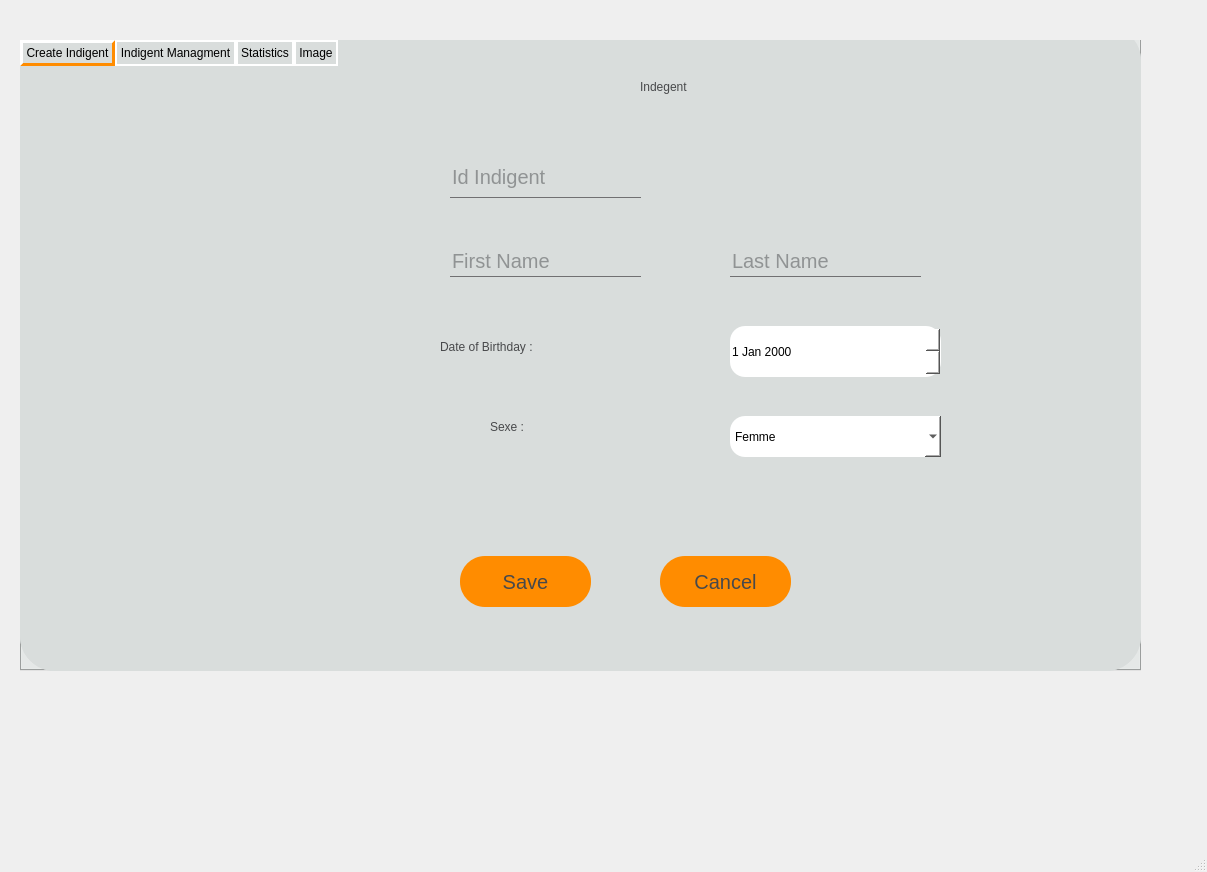
<?xml version="1.0" encoding="UTF-8"?>
<ui version="4.0">
 <class>IndigentsWindow</class>
 <widget class="QMainWindow" name="IndigentsWindow">
  <property name="geometry">
   <rect>
    <x>0</x>
    <y>0</y>
    <width>1207</width>
    <height>872</height>
   </rect>
  </property>
  <property name="windowTitle">
   <string>MainWindow</string>
  </property>
  <property name="styleSheet">
   <string notr="true">QToolButton
{
 background :  ; 
 border-radius : 60px ; 
}
QLabel
{
 color : #48494B  ; 
}
QLineEdit
{
 background:transparent ; 
border : none ;
color:#48494B ;
font-size : 20px ; 
border-bottom:0.5px solid #717072 ; 
}
QTabWidget::pane {
  top:-40px; 
} 
QTabBar::tab {
background-color: rgb(217, 221, 220);
border-radius : 15px;
border: 2px solid lightgray; 
border-color: rgb(255, 255, 255);
padding: 3px;
} 

QTabBar::tab:selected { 
background-color: rgb(217, 221, 220);
border: 3px solid lightgray; 
border-color: rgb(255, 255, 255);
border-bottom-color: rgb(255, 140, 0);
border-right-color: rgb(255, 140, 0);
margin-bottom: 0px; 

}

</string>
  </property>
  <widget class="QWidget" name="centralwidget">
   <widget class="QTabWidget" name="tabWidget">
    <property name="geometry">
     <rect>
      <x>20</x>
      <y>40</y>
      <width>1121</width>
      <height>631</height>
     </rect>
    </property>
    <property name="styleSheet">
     <string notr="true">font: 63 11pt &quot;Montserrat SemiBold&quot;;
background-color: rgb(217, 221, 220);
border-radius : 35px ; </string>
    </property>
    <property name="currentIndex">
     <number>0</number>
    </property>
    <widget class="QWidget" name="tab_CreateIndigents">
     <attribute name="title">
      <string>Create Indigent</string>
     </attribute>
     <widget class="QLabel" name="label">
      <property name="geometry">
       <rect>
        <x>620</x>
        <y>20</y>
        <width>351</width>
        <height>81</height>
       </rect>
      </property>
      <property name="styleSheet">
       <string notr="true">font: 63 36pt &quot;Montserrat SemiBold&quot;;</string>
      </property>
      <property name="text">
       <string>Indegent</string>
      </property>
     </widget>
     <widget class="QLabel" name="label_2">
      <property name="geometry">
       <rect>
        <x>50</x>
        <y>150</y>
        <width>261</width>
        <height>251</height>
       </rect>
      </property>
      <property name="text">
       <string/>
      </property>
      <property name="pixmap">
       <pixmap>../Icons/ApplicationHomeShare.png</pixmap>
      </property>
      <property name="scaledContents">
       <bool>true</bool>
      </property>
     </widget>
     <widget class="QLineEdit" name="nom">
      <property name="geometry">
       <rect>
        <x>430</x>
        <y>220</y>
        <width>191</width>
        <height>31</height>
       </rect>
      </property>
      <property name="styleSheet">
       <string notr="true">font: 63 14pt &quot;Montserrat SemiBold&quot;;</string>
      </property>
      <property name="placeholderText">
       <string>First Name</string>
      </property>
     </widget>
     <widget class="QLineEdit" name="prenom">
      <property name="geometry">
       <rect>
        <x>710</x>
        <y>220</y>
        <width>191</width>
        <height>31</height>
       </rect>
      </property>
      <property name="styleSheet">
       <string notr="true">font: 63 14pt &quot;Montserrat SemiBold&quot;;</string>
      </property>
      <property name="placeholderText">
       <string>Last Name</string>
      </property>
     </widget>
     <widget class="QLabel" name="dob_2">
      <property name="geometry">
       <rect>
        <x>420</x>
        <y>290</y>
        <width>211</width>
        <height>61</height>
       </rect>
      </property>
      <property name="styleSheet">
       <string notr="true">font: 63 14pt &quot;Montserrat SemiBold&quot;;</string>
      </property>
      <property name="text">
       <string>Date of Birthday : </string>
      </property>
     </widget>
     <widget class="QDateEdit" name="dob">
      <property name="geometry">
       <rect>
        <x>710</x>
        <y>300</y>
        <width>211</width>
        <height>51</height>
       </rect>
      </property>
      <property name="styleSheet">
       <string notr="true">font: 63 12pt &quot;Montserrat SemiBold&quot;;
background-color: rgb(255, 255, 255);
border-radius : 15px ;</string>
      </property>
     </widget>
     <widget class="QLabel" name="label_4">
      <property name="geometry">
       <rect>
        <x>470</x>
        <y>370</y>
        <width>101</width>
        <height>61</height>
       </rect>
      </property>
      <property name="styleSheet">
       <string notr="true">font: 63 14pt &quot;Montserrat SemiBold&quot;;</string>
      </property>
      <property name="text">
       <string>Sexe : </string>
      </property>
     </widget>
     <widget class="QPushButton" name="ajouter">
      <property name="geometry">
       <rect>
        <x>440</x>
        <y>530</y>
        <width>131</width>
        <height>51</height>
       </rect>
      </property>
      <property name="styleSheet">
       <string notr="true">QPushButton{
 background : #FF8C00 ; 
 border-radius : 25px ; 
font-size : 20px ;
color : #48494B ;  
}
QPushButton:hover
{
 background : #48494B; 
 border-radius : 25px ; 
color : white ;  
}</string>
      </property>
      <property name="text">
       <string>Save</string>
      </property>
     </widget>
     <widget class="QPushButton" name="pushButton_2">
      <property name="geometry">
       <rect>
        <x>640</x>
        <y>530</y>
        <width>131</width>
        <height>51</height>
       </rect>
      </property>
      <property name="styleSheet">
       <string notr="true">QPushButton{
 background : #FF8C00 ; 
 border-radius : 25px ; 
font-size : 20px ;
color : #48494B ;  
}
QPushButton:hover
{
 background : #48494B; 
 border-radius : 25px ; 
color : white ;  
}</string>
      </property>
      <property name="text">
       <string>Cancel</string>
      </property>
     </widget>
     <widget class="QComboBox" name="sexe">
      <property name="geometry">
       <rect>
        <x>710</x>
        <y>390</y>
        <width>211</width>
        <height>41</height>
       </rect>
      </property>
      <property name="styleSheet">
       <string notr="true">font: 63 12pt &quot;Montserrat SemiBold&quot;;
background-color: rgb(255, 255, 255);
border-radius : 15px ;</string>
      </property>
      <item>
       <property name="text">
        <string>Femme</string>
       </property>
      </item>
      <item>
       <property name="text">
        <string>Homme</string>
       </property>
      </item>
     </widget>
     <widget class="QLineEdit" name="lineId">
      <property name="geometry">
       <rect>
        <x>430</x>
        <y>131</y>
        <width>191</width>
        <height>41</height>
       </rect>
      </property>
      <property name="styleSheet">
       <string notr="true">font: 63 14pt &quot;Montserrat SemiBold&quot;;</string>
      </property>
      <property name="placeholderText">
       <string>Id Indigent</string>
      </property>
     </widget>
    </widget>
    <widget class="QWidget" name="tab_IndigentManagment">
     <attribute name="title">
      <string>Indigent Managment</string>
     </attribute>
     <widget class="QLabel" name="label_5">
      <property name="geometry">
       <rect>
        <x>340</x>
        <y>40</y>
        <width>441</width>
        <height>81</height>
       </rect>
      </property>
      <property name="styleSheet">
       <string notr="true">font: 63 36pt &quot;Montserrat SemiBold&quot;;</string>
      </property>
      <property name="text">
       <string>List Indegents</string>
      </property>
     </widget>
     <widget class="QLineEdit" name="chercher_nom">
      <property name="geometry">
       <rect>
        <x>900</x>
        <y>190</y>
        <width>191</width>
        <height>20</height>
       </rect>
      </property>
      <property name="styleSheet">
       <string notr="true">font: 63 14pt &quot;Montserrat SemiBold&quot;;</string>
      </property>
      <property name="placeholderText">
       <string>Search</string>
      </property>
     </widget>
     <widget class="QLabel" name="label_6">
      <property name="geometry">
       <rect>
        <x>860</x>
        <y>190</y>
        <width>21</width>
        <height>21</height>
       </rect>
      </property>
      <property name="text">
       <string/>
      </property>
      <property name="pixmap">
       <pixmap>../Icons/search.png</pixmap>
      </property>
      <property name="scaledContents">
       <bool>true</bool>
      </property>
     </widget>
     <widget class="QPushButton" name="supprimer">
      <property name="geometry">
       <rect>
        <x>580</x>
        <y>520</y>
        <width>131</width>
        <height>51</height>
       </rect>
      </property>
      <property name="styleSheet">
       <string notr="true">QPushButton{
 background : #FF8C00 ; 
 border-radius : 25px ; 
font-size : 20px ;
color : #48494B ;  
}
QPushButton:hover
{
 background : #48494B; 
 border-radius : 25px ; 
color : white ;  
}</string>
      </property>
      <property name="text">
       <string>Supprimer</string>
      </property>
     </widget>
     <widget class="QPushButton" name="modifier">
      <property name="geometry">
       <rect>
        <x>190</x>
        <y>490</y>
        <width>131</width>
        <height>51</height>
       </rect>
      </property>
      <property name="styleSheet">
       <string notr="true">QPushButton{
 background : #FF8C00 ; 
 border-radius : 25px ; 
font-size : 20px ;
color : #48494B ;  
}
QPushButton:hover
{
 background : #48494B; 
 border-radius : 25px ; 
color : white ;  
}</string>
      </property>
      <property name="text">
       <string>Update</string>
      </property>
     </widget>
     <widget class="QTableView" name="tableView">
      <property name="geometry">
       <rect>
        <x>560</x>
        <y>221</y>
        <width>481</width>
        <height>231</height>
       </rect>
      </property>
     </widget>
     <widget class="QLineEdit" name="id">
      <property name="geometry">
       <rect>
        <x>580</x>
        <y>470</y>
        <width>191</width>
        <height>41</height>
       </rect>
      </property>
      <property name="styleSheet">
       <string notr="true">font: 63 14pt &quot;Montserrat SemiBold&quot;;</string>
      </property>
      <property name="placeholderText">
       <string>ID of Indigent</string>
      </property>
     </widget>
     <widget class="QLabel" name="label_7">
      <property name="geometry">
       <rect>
        <x>40</x>
        <y>350</y>
        <width>101</width>
        <height>61</height>
       </rect>
      </property>
      <property name="styleSheet">
       <string notr="true">font: 63 14pt &quot;Montserrat SemiBold&quot;;</string>
      </property>
      <property name="text">
       <string>Sexe : </string>
      </property>
     </widget>
     <widget class="QLineEdit" name="prenom_modif">
      <property name="geometry">
       <rect>
        <x>270</x>
        <y>170</y>
        <width>191</width>
        <height>31</height>
       </rect>
      </property>
      <property name="styleSheet">
       <string notr="true">font: 63 14pt &quot;Montserrat SemiBold&quot;;</string>
      </property>
      <property name="placeholderText">
       <string>Last Name</string>
      </property>
     </widget>
     <widget class="QComboBox" name="sexe_modif">
      <property name="geometry">
       <rect>
        <x>170</x>
        <y>360</y>
        <width>211</width>
        <height>41</height>
       </rect>
      </property>
      <property name="styleSheet">
       <string notr="true">font: 63 12pt &quot;Montserrat SemiBold&quot;;
background-color: rgb(255, 255, 255);
border-radius : 15px ;</string>
      </property>
      <item>
       <property name="text">
        <string>Femme</string>
       </property>
      </item>
      <item>
       <property name="text">
        <string>Homme</string>
       </property>
      </item>
     </widget>
     <widget class="QLabel" name="dob_3">
      <property name="geometry">
       <rect>
        <x>30</x>
        <y>250</y>
        <width>211</width>
        <height>61</height>
       </rect>
      </property>
      <property name="styleSheet">
       <string notr="true">font: 63 14pt &quot;Montserrat SemiBold&quot;;</string>
      </property>
      <property name="text">
       <string>Date of Birthday : </string>
      </property>
     </widget>
     <widget class="QLineEdit" name="nom_modif">
      <property name="geometry">
       <rect>
        <x>40</x>
        <y>170</y>
        <width>191</width>
        <height>31</height>
       </rect>
      </property>
      <property name="styleSheet">
       <string notr="true">font: 63 14pt &quot;Montserrat SemiBold&quot;;</string>
      </property>
      <property name="placeholderText">
       <string>First Name</string>
      </property>
     </widget>
     <widget class="QDateEdit" name="dob_modif">
      <property name="geometry">
       <rect>
        <x>270</x>
        <y>260</y>
        <width>211</width>
        <height>51</height>
       </rect>
      </property>
      <property name="styleSheet">
       <string notr="true">font: 63 12pt &quot;Montserrat SemiBold&quot;;
background-color: rgb(255, 255, 255);
border-radius : 15px ;</string>
      </property>
     </widget>
     <widget class="QWidget" name="layoutWidget_4">
      <property name="geometry">
       <rect>
        <x>580</x>
        <y>180</y>
        <width>251</width>
        <height>31</height>
       </rect>
      </property>
      <layout class="QHBoxLayout" name="horizontalLayout_2">
       <item>
        <widget class="QPushButton" name="tri_2">
         <property name="styleSheet">
          <string notr="true">QPushButton{
 background : #FF8C00 ; 
 border-radius : 25px ; 
font-size : 20px ;
color : #48494B ;  
}
QPushButton:hover
{
 background : #48494B; 
 border-radius : 25px ; 
color : white ;  
}</string>
         </property>
         <property name="text">
          <string>Tri Sexe</string>
         </property>
        </widget>
       </item>
       <item>
        <widget class="QPushButton" name="tri_3">
         <property name="styleSheet">
          <string notr="true">QPushButton{
 background : #FF8C00 ; 
 border-radius : 25px ; 
font-size : 20px ;
color : #48494B ;  
}
QPushButton:hover
{
 background : #48494B; 
 border-radius : 25px ; 
color : white ;  
}</string>
         </property>
         <property name="text">
          <string>Tri Date</string>
         </property>
        </widget>
       </item>
      </layout>
     </widget>
     <widget class="QPushButton" name="imprimer">
      <property name="geometry">
       <rect>
        <x>870</x>
        <y>520</y>
        <width>171</width>
        <height>51</height>
       </rect>
      </property>
      <property name="styleSheet">
       <string notr="true">QPushButton{
 background : #FF8C00 ; 
 border-radius : 25px ; 
font-size : 20px ;
color : #48494B ;  
}
QPushButton:hover
{
 background : #48494B; 
 border-radius : 25px ; 
color : white ;  
}</string>
      </property>
      <property name="text">
       <string>imprimer</string>
      </property>
     </widget>
     <widget class="QLabel" name="label_image_4">
      <property name="geometry">
       <rect>
        <x>870</x>
        <y>20</y>
        <width>161</width>
        <height>131</height>
       </rect>
      </property>
      <property name="text">
       <string>Image indigent</string>
      </property>
     </widget>
    </widget>
    <widget class="QWidget" name="tab_Statistics">
     <attribute name="title">
      <string>Statistics</string>
     </attribute>
     <widget class="QPushButton" name="pushButton_4">
      <property name="geometry">
       <rect>
        <x>40</x>
        <y>90</y>
        <width>71</width>
        <height>51</height>
       </rect>
      </property>
      <property name="styleSheet">
       <string notr="true">QPushButton{
 background : #FF8C00 ; 
 border-radius : 25px ; 
font-size : 20px ;
color : #48494B ;  
}
QPushButton:hover
{
 background : #48494B; 
 border-radius : 25px ; 
color : white ;  
}</string>
      </property>
      <property name="text">
       <string>PDF</string>
      </property>
     </widget>
     <widget class="QTextBrowser" name="textBrowser">
      <property name="geometry">
       <rect>
        <x>20</x>
        <y>160</y>
        <width>91</width>
        <height>171</height>
       </rect>
      </property>
     </widget>
     <widget class="QLabel" name="label_stat">
      <property name="geometry">
       <rect>
        <x>260</x>
        <y>90</y>
        <width>731</width>
        <height>441</height>
       </rect>
      </property>
      <property name="text">
       <string/>
      </property>
     </widget>
     <widget class="QWidget" name="verticalLayoutWidget">
      <property name="geometry">
       <rect>
        <x>480</x>
        <y>100</y>
        <width>511</width>
        <height>421</height>
       </rect>
      </property>
      <layout class="QVBoxLayout" name="verticalLayout_2"/>
     </widget>
    </widget>
    <widget class="QWidget" name="tab_3">
     <attribute name="title">
      <string>Image</string>
     </attribute>
     <widget class="QPushButton" name="insertImage_3">
      <property name="geometry">
       <rect>
        <x>140</x>
        <y>360</y>
        <width>211</width>
        <height>51</height>
       </rect>
      </property>
      <property name="styleSheet">
       <string notr="true">QPushButton{
 background : #FF8C00 ; 
 border-radius : 25px ; 
font-size : 20px ;
color : #48494B ;  
}
QPushButton:hover
{
 background : #48494B; 
 border-radius : 25px ; 
color : white ;  
}</string>
      </property>
      <property name="text">
       <string>insertion image</string>
      </property>
     </widget>
     <widget class="QLineEdit" name="lineEdit_imagePath_3">
      <property name="geometry">
       <rect>
        <x>150</x>
        <y>170</y>
        <width>431</width>
        <height>51</height>
       </rect>
      </property>
      <property name="placeholderText">
       <string>image path</string>
      </property>
     </widget>
     <widget class="QLabel" name="label_image_3">
      <property name="geometry">
       <rect>
        <x>640</x>
        <y>110</y>
        <width>221</width>
        <height>231</height>
       </rect>
      </property>
      <property name="text">
       <string>   l'image selectionné</string>
      </property>
     </widget>
     <widget class="QPushButton" name="selectImage_3">
      <property name="geometry">
       <rect>
        <x>140</x>
        <y>80</y>
        <width>221</width>
        <height>51</height>
       </rect>
      </property>
      <property name="styleSheet">
       <string notr="true">QPushButton{
 background : #FF8C00 ; 
 border-radius : 25px ; 
font-size : 20px ;
color : #48494B ;  
}
QPushButton:hover
{
 background : #48494B; 
 border-radius : 25px ; 
color : white ;  
}</string>
      </property>
      <property name="text">
       <string>selection d'image</string>
      </property>
     </widget>
     <widget class="QLineEdit" name="id_inserer_3">
      <property name="geometry">
       <rect>
        <x>140</x>
        <y>250</y>
        <width>231</width>
        <height>41</height>
       </rect>
      </property>
      <property name="placeholderText">
       <string>id_indigent</string>
      </property>
     </widget>
    </widget>
   </widget>
  </widget>
  <widget class="QMenuBar" name="menubar">
   <property name="geometry">
    <rect>
     <x>0</x>
     <y>0</y>
     <width>1207</width>
     <height>22</height>
    </rect>
   </property>
  </widget>
  <widget class="QStatusBar" name="statusbar"/>
 </widget>
 <resources/>
 <connections/>
</ui>
